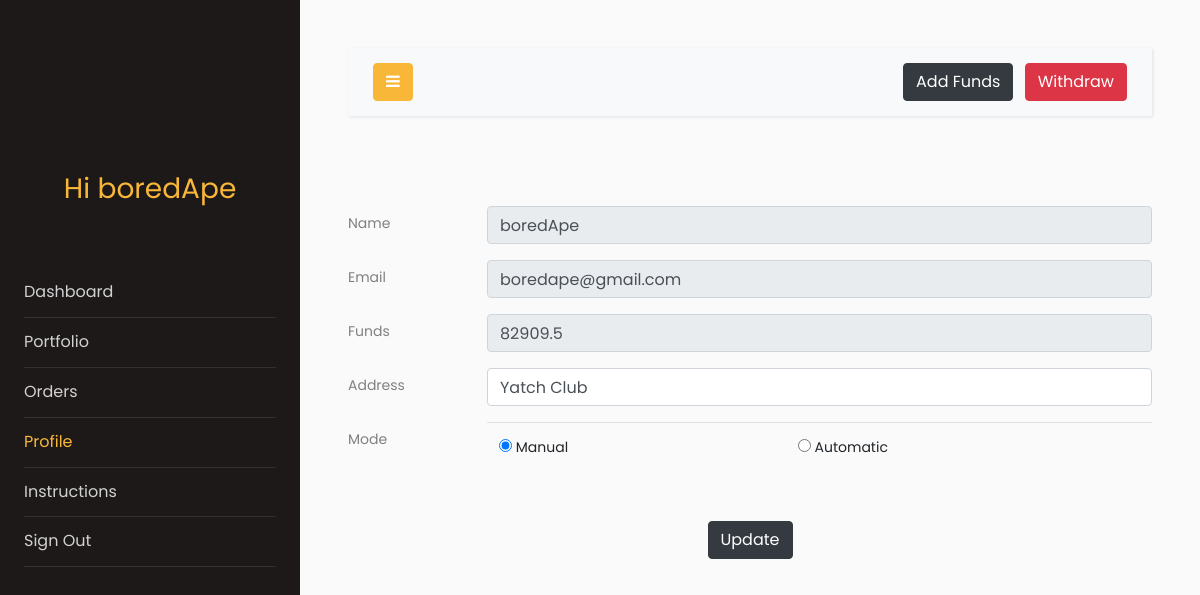
The page /profile (signed in) on the database as committed earlier.
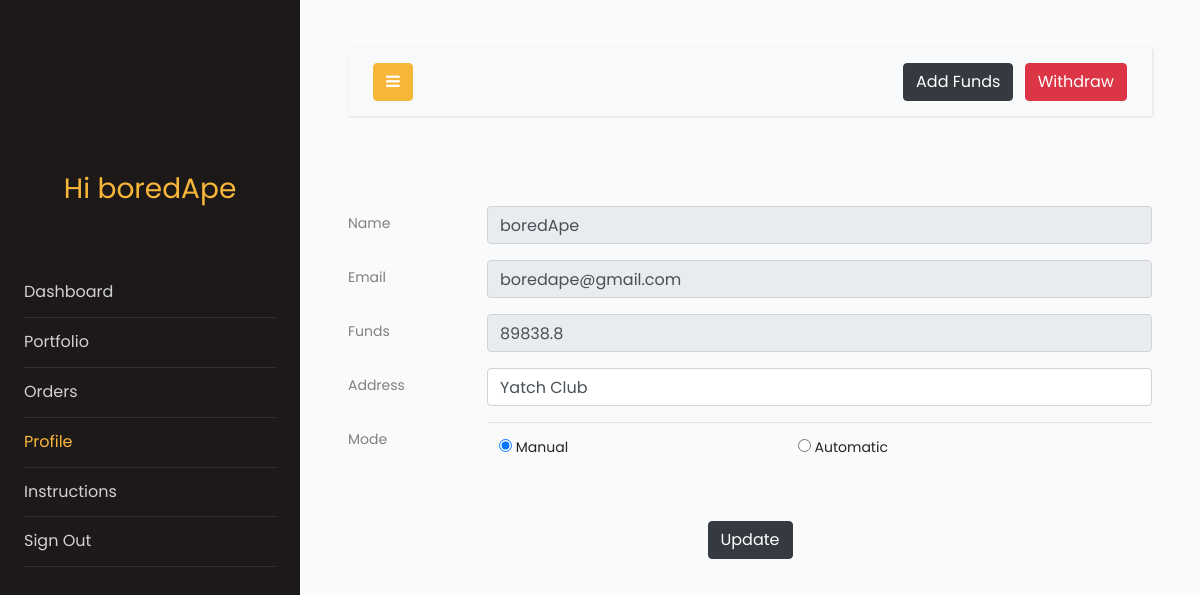
The same page on the database as committed later.
### models.py (models this page shows, shortened)
class Users(db.Model, UserMixin):
    __tablename__ = "users"
    name = db.Column(db.String(64))
    pasword_hash = db.Column(db.String(128))
    id = db.Column(db.Integer, primary_key=True)
    address = db.Column(db.String(128))
    funds = db.Column(db.Float, default=0)
    email = db.Column(db.String(64), unique=True, index=True)
    mode = db.Column(db.Integer, default=0)  # 0 is manual, 1 is automatic

### app.py (the view, shortened to what this page needs)
@app.route("/profile", methods=["GET", "POST"])
@login_required
def profile():
    pform = profiles()
    addform = addFunds()
    withform = WithdrawFunds()
    if addform.validate_on_submit() and addform.submit1.data:
        current_user.funds = current_user.funds + int(addform.amount.data)
        db.session.commit()
        flash("Funds added successfuly")
        return redirect(url_for("profile"))
    if pform.validate_on_submit():
        current_user.address = pform.address.data
        if pform.mode.data == 1:
            flash("Work in progress for Automatic Mode")
        current_user.mode = 0
        db.session.commit()
        flash("User Account Updated")
        return redirect(url_for("profile"))
    elif request.method == "GET":
        pform.name.data = current_user.name
        pform.email.data = current_user.email
        pform.funds.data = round(current_user.funds, 2)
        pform.address.data = current_user.address
        pform.mode.data = current_user.mode
    return render_template(
        "profile.html", proForm=pform, addform=addform, withform=withform
    )

### forms.py
class profiles(FlaskForm):
    name = StringField("Name")
    email = StringField("Email")
    funds = IntegerField("Funds")
    address = StringField("Address")
    mode = RadioField(
        "Mode", choices=[(0, "Manual"), (1, "Automatic")], default=0, coerce=int
    )
    submit = SubmitField("Update")

class addFunds(FlaskForm):
    amount = IntegerField("amount", validators=[DataRequired()])
    submit1 = SubmitField("Add Funds")

### models.py (called while the page is built)
@login_manager.user_loader
def load_user(user_id):
    return Users.query.get(user_id)

### templates/profile.html (shortened to what the changed rows need)
<!doctype html>
<html lang="en">
<head>
    <link rel="stylesheet" href="https://stackpath.bootstrapcdn.com/font-awesome/4.7.0/css/font-awesome.min.css">
    <link rel="stylesheet" href="{{ url_for('static', filename='css1/style.css') }}">
</head>
<body>
    <div class="wrapper d-flex align-items-stretch">
        <nav id="sidebar">
            <div class="p-4 pt-5">
                <a href="#" class="img logo"></a>
                <h3 style="color: #f8b739; font-family: Poppins, Arial, sans-serif; text-align: center;">Hi
                    {{current_user.name}}</h3>
                <br>
                <br>
                <ul class="list-unstyled components mb-5">
                    <li>
                    </li>
                    <li>
                      </li>
                    <li>
                    </li>
                    <li class="active">
                    </li>
                    <li>
                    </li>
                    <li>
                    </li>
                </ul>
            </div>
        </nav>
        <div id="content" class="p-4 p-md-5">
             <br>
             <br>
            <form method="POST" enctype="multipart/form-data" class="form-group">
                <div class="form-group row">
                    <div class="col-sm-10">
                        {{proForm.name(class='form-control', disabled=True)}}
                    </div>
                </div>
                <div class="form-group row">
                    <div class="col-sm-10">
                        {{proForm.email(class="form-control", disabled=True)}}
                    </div>
                </div>
                <div class="form-group row">
                    <div class="col-sm-10">
                        {{proForm.funds(class='form-control',disabled=True)}}
                    </div>
                </div>
                <div class="form-group row">
                    <div class="col-sm-10">
                        {{proForm.address(class='form-control',maxlength=128)}}
                    </div>
                </div>
            </form>
        </div>
    </div>
</body>
</html>

Rows that differ between the two databases and show on the page:
changed Users "boredApe": funds "82909.5" → "89838.8"
